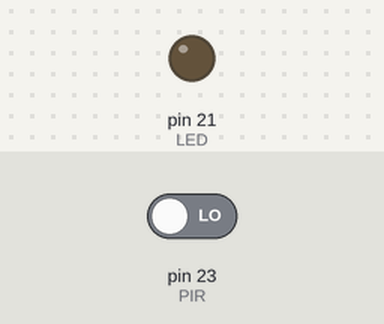
Bench run of a sketch on a simulated Arduino Mega 2560, built with avr-gcc and run on an emulated ATmega2560. Shown: output pins drawn as LEDs (lit = HIGH). Inputs (shaded band) come from the test bench; at power-on: pin 23 (PIR) LOW.

Above: at 1.2 s.
1.3 s: pin 23 (PIR) driven HIGH
At 1.7 s:
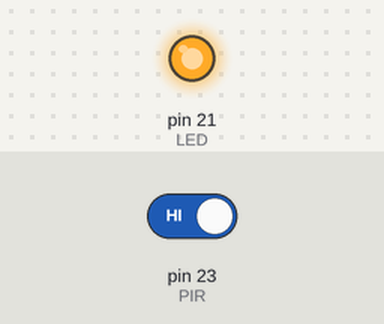
2.8 s: pin 23 (PIR) driven LOW
At 4.0 s:
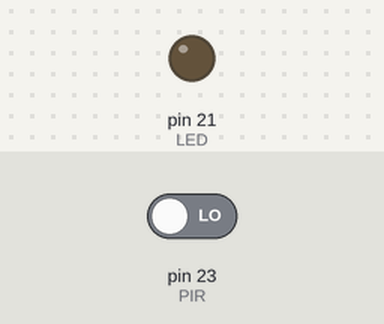
Timing chart, 0 to 5.8 s (numbered marks = the images above; inputs shaded):
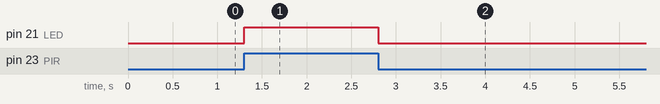

Measured:
- after the input at 1.3 s, pin 21 (LED): LOW → HIGH at once
- after the input at 2.8 s, pin 21 (LED): HIGH → LOW at once

The sketch:

SensorDeMovimento.ino
```cpp
// primeiramente definimos os pinos para o LED e para o sensor
const int PIR = 23;
const int LED = 21;

// definindo as funções de cada pino
void setup()
{
    pinMode(PIR, INPUT);
    pinMode(LED, OUTPUT);
}

void loop()
{
    // criamos uma variável para armazenar a leitura do sensor
    int movimento = digitalRead(PIR);

    if (movimento == HIGH)
    {
        digitalWrite(LED, HIGH);
    }
    else
    {
        digitalWrite(LED, LOW);
    }
}
```
